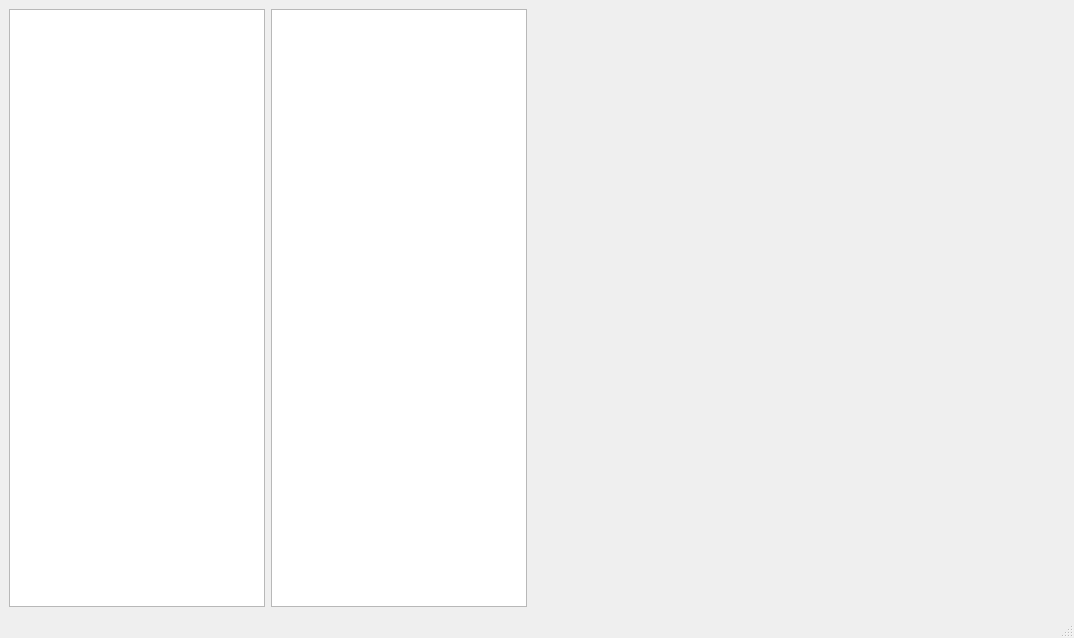
<?xml version="1.0" encoding="UTF-8"?>
<ui version="4.0">
 <class>MainWindow</class>
 <widget class="QMainWindow" name="MainWindow">
  <property name="geometry">
   <rect>
    <x>0</x>
    <y>0</y>
    <width>1074</width>
    <height>638</height>
   </rect>
  </property>
  <property name="windowTitle">
   <string>Graph Visualizing Server</string>
  </property>
  <widget class="QWidget" name="centralwidget">
   <layout class="QHBoxLayout" name="horizontalLayout_3">
    <item>
     <layout class="QHBoxLayout" name="horizontalLayout_2">
      <item>
       <layout class="QHBoxLayout" name="horizontalLayout">
        <item>
         <widget class="QListView" name="listView">
          <property name="sizePolicy">
           <sizepolicy hsizetype="Fixed" vsizetype="Expanding">
            <horstretch>0</horstretch>
            <verstretch>0</verstretch>
           </sizepolicy>
          </property>
          <property name="minimumSize">
           <size>
            <width>120</width>
            <height>0</height>
           </size>
          </property>
          <property name="baseSize">
           <size>
            <width>150</width>
            <height>0</height>
           </size>
          </property>
         </widget>
        </item>
        <item>
         <widget class="QListView" name="listView_2">
          <property name="sizePolicy">
           <sizepolicy hsizetype="Fixed" vsizetype="Expanding">
            <horstretch>0</horstretch>
            <verstretch>0</verstretch>
           </sizepolicy>
          </property>
          <property name="minimumSize">
           <size>
            <width>120</width>
            <height>0</height>
           </size>
          </property>
          <property name="baseSize">
           <size>
            <width>150</width>
            <height>0</height>
           </size>
          </property>
         </widget>
        </item>
        <item>
         <widget class="Canvas" name="canvasWidget" native="true"/>
        </item>
       </layout>
      </item>
     </layout>
    </item>
   </layout>
  </widget>
  <widget class="QMenuBar" name="menubar">
   <property name="geometry">
    <rect>
     <x>0</x>
     <y>0</y>
     <width>1074</width>
     <height>25</height>
    </rect>
   </property>
  </widget>
  <widget class="QStatusBar" name="statusbar"/>
 </widget>
 <customwidgets>
  <customwidget>
   <class>Canvas</class>
   <extends>QWidget</extends>
   <header>canvas.h</header>
   <container>1</container>
  </customwidget>
 </customwidgets>
 <resources/>
 <connections/>
</ui>
